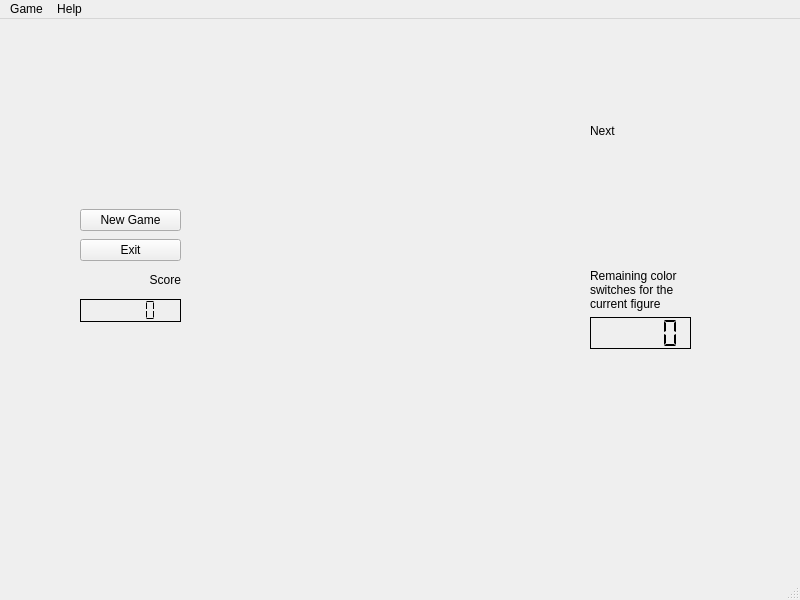
<?xml version="1.0" encoding="UTF-8"?>
<ui version="4.0">
 <class>MatchThree</class>
 <widget class="QMainWindow" name="MatchThree">
  <property name="geometry">
   <rect>
    <x>0</x>
    <y>0</y>
    <width>800</width>
    <height>600</height>
   </rect>
  </property>
  <property name="windowTitle">
   <string>Match Three</string>
  </property>
  <widget class="QWidget" name="centralwidget">
   <widget class="QWidget" name="verticalLayoutWidget">
    <property name="geometry">
     <rect>
      <x>80</x>
      <y>190</y>
      <width>101</width>
      <height>113</height>
     </rect>
    </property>
    <layout class="QVBoxLayout" name="verticalLayout_2">
     <property name="spacing">
      <number>8</number>
     </property>
     <item>
      <layout class="QVBoxLayout" name="verticalLayout">
       <item>
        <widget class="QPushButton" name="newGameButton">
         <property name="text">
          <string>New Game</string>
         </property>
        </widget>
       </item>
       <item>
        <widget class="QPushButton" name="exitButton">
         <property name="text">
          <string>Exit</string>
         </property>
        </widget>
       </item>
      </layout>
     </item>
     <item>
      <layout class="QVBoxLayout" name="verticalLayout_4">
       <item>
        <widget class="QLabel" name="scoreLabel">
         <property name="text">
          <string>Score</string>
         </property>
         <property name="alignment">
          <set>Qt::AlignRight|Qt::AlignTrailing|Qt::AlignVCenter</set>
         </property>
        </widget>
       </item>
       <item>
        <widget class="QLCDNumber" name="scoreDisplay">
         <property name="frameShape">
          <enum>QFrame::Box</enum>
         </property>
         <property name="frameShadow">
          <enum>QFrame::Plain</enum>
         </property>
         <property name="midLineWidth">
          <number>0</number>
         </property>
         <property name="segmentStyle">
          <enum>QLCDNumber::Flat</enum>
         </property>
        </widget>
       </item>
      </layout>
     </item>
    </layout>
   </widget>
   <widget class="GameField" name="gameField" native="true">
    <property name="geometry">
     <rect>
      <x>290</x>
      <y>10</y>
      <width>241</width>
      <height>539</height>
     </rect>
    </property>
    <property name="sizePolicy">
     <sizepolicy hsizetype="Preferred" vsizetype="Preferred">
      <horstretch>0</horstretch>
      <verstretch>0</verstretch>
     </sizepolicy>
    </property>
    <property name="rowsNumber" stdset="0">
     <UInt>20</UInt>
    </property>
    <property name="columnsNumber" stdset="0">
     <UInt>10</UInt>
    </property>
   </widget>
   <widget class="QWidget" name="verticalLayoutWidget_4">
    <property name="geometry">
     <rect>
      <x>590</x>
      <y>70</y>
      <width>131</width>
      <height>171</height>
     </rect>
    </property>
    <layout class="QVBoxLayout" name="verticalLayout_5">
     <item>
      <widget class="QLabel" name="nextFigureLabel">
       <property name="text">
        <string>Next</string>
       </property>
      </widget>
     </item>
     <item>
      <widget class="Table" name="nextFigureDisplay" native="true">
       <property name="sizePolicy">
        <sizepolicy hsizetype="Preferred" vsizetype="Preferred">
         <horstretch>0</horstretch>
         <verstretch>0</verstretch>
        </sizepolicy>
       </property>
       <property name="rowsNumber" stdset="0">
        <UInt>4</UInt>
       </property>
       <property name="columnsNumber" stdset="0">
        <UInt>4</UInt>
       </property>
      </widget>
     </item>
    </layout>
   </widget>
   <widget class="QWidget" name="verticalLayoutWidget_2">
    <property name="geometry">
     <rect>
      <x>590</x>
      <y>250</y>
      <width>101</width>
      <height>80</height>
     </rect>
    </property>
    <layout class="QVBoxLayout" name="verticalLayout_3">
     <item>
      <widget class="QLabel" name="colorSwitchesLabel">
       <property name="text">
        <string>Remaining color switches for the current figure</string>
       </property>
       <property name="wordWrap">
        <bool>true</bool>
       </property>
      </widget>
     </item>
     <item>
      <widget class="QLCDNumber" name="colorSwitchesDisplay">
       <property name="layoutDirection">
        <enum>Qt::LeftToRight</enum>
       </property>
       <property name="frameShadow">
        <enum>QFrame::Plain</enum>
       </property>
       <property name="segmentStyle">
        <enum>QLCDNumber::Flat</enum>
       </property>
      </widget>
     </item>
    </layout>
   </widget>
  </widget>
  <widget class="QMenuBar" name="menubar">
   <property name="geometry">
    <rect>
     <x>0</x>
     <y>0</y>
     <width>800</width>
     <height>22</height>
    </rect>
   </property>
   <widget class="QMenu" name="menuGame">
    <property name="title">
     <string>Game</string>
    </property>
    <addaction name="menuNewGame"/>
    <addaction name="menuExit"/>
   </widget>
   <widget class="QMenu" name="menuHelp">
    <property name="title">
     <string>Help</string>
    </property>
    <addaction name="menuAbout"/>
   </widget>
   <addaction name="menuGame"/>
   <addaction name="menuHelp"/>
  </widget>
  <widget class="QStatusBar" name="statusbar"/>
  <action name="menuNewGame">
   <property name="text">
    <string>New Game</string>
   </property>
  </action>
  <action name="menuExit">
   <property name="text">
    <string>Exit</string>
   </property>
  </action>
  <action name="menuAbout">
   <property name="text">
    <string>How to play</string>
   </property>
  </action>
 </widget>
 <customwidgets>
  <customwidget>
   <class>Table</class>
   <extends>QWidget</extends>
   <header>table.h</header>
  </customwidget>
  <customwidget>
   <class>GameField</class>
   <extends>Table</extends>
   <header>gamefield.h</header>
  </customwidget>
 </customwidgets>
 <resources/>
 <connections/>
</ui>
